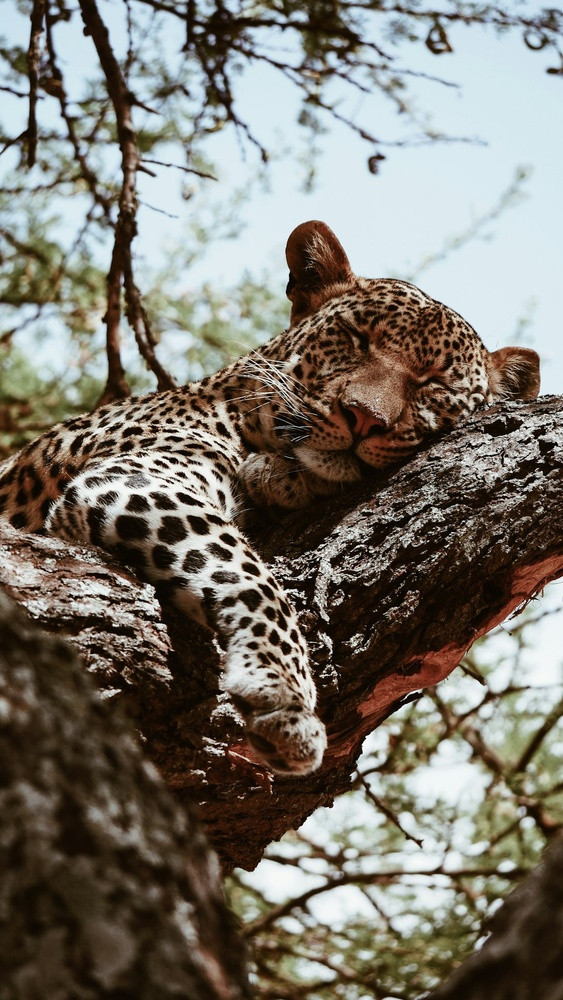
#> input picture dataset/animals/animals_104.jpg, 563 x 1000 px, shrunk from 1080 x 1919 before the run, given in place of 3.png, which was not available
$ python modifynew.py
#> lines starting #> are read from the running program, lines starting #| are printed output that depends on the picture
import numpy as np
import os
from PIL import Image, ImageEnhance
import matplotlib.pyplot as plt
from matplotlib.widgets import RectangleSelector


def load_image(input_image_path):
    """
    读取图像

    参数:
    input_image_path (str): 输入图像的路径

    返回:
    img (numpy.ndarray): 读取的图像
    """
#> called with input_image_path = '/Users/liyue/Desktop/images/3.png'
    try:
        img = Image.open(input_image_path)
#> img is the input picture: PIL image 563x1000 RGB; mean R, G, B 122.9, 118, 108.6
        return np.array(img)
    except Exception as e:
        print(f"无法读取图像 {input_image_path}: {e}")
        return None


# [38 lines left out: functions save_image, compress_image, adjust_sharpness, not called in this run]


def crop_and_process_image(input_image_path, output_image_path):
    """
    裁剪图像并进行处理，包括压缩和调整清晰度

    参数:
    input_image_path (str): 输入图像路径
    output_image_path (str): 输出图像路径
    """
    image = load_image(input_image_path)
    if image is None:
        return

    fig, ax = plt.subplots()
    ax.imshow(image)

    # [31 lines left out: function onselect, not called in this run]

    rect_selector = RectangleSelector(ax, lambda eclick, erelease: onselect(eclick, erelease, output_image_path), interactive=True)
    plt.show()
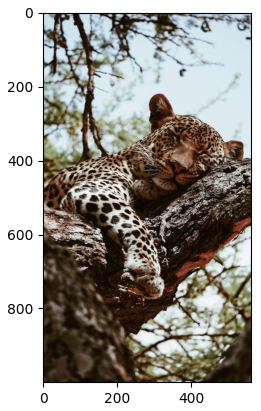
#> figure drawn by matplotlib, 1 panel


# [14 lines left out: functions get_integer_input, get_float_input, not called in this run]


# 示例调用
input_path = '/Users/liyue/Desktop/images/3.png'
output_path = '/Users/liyue/Desktop/images/4.png'
crop_and_process_image(input_path, output_path)

$ run again, on dataset/animals/animals_118.jpg
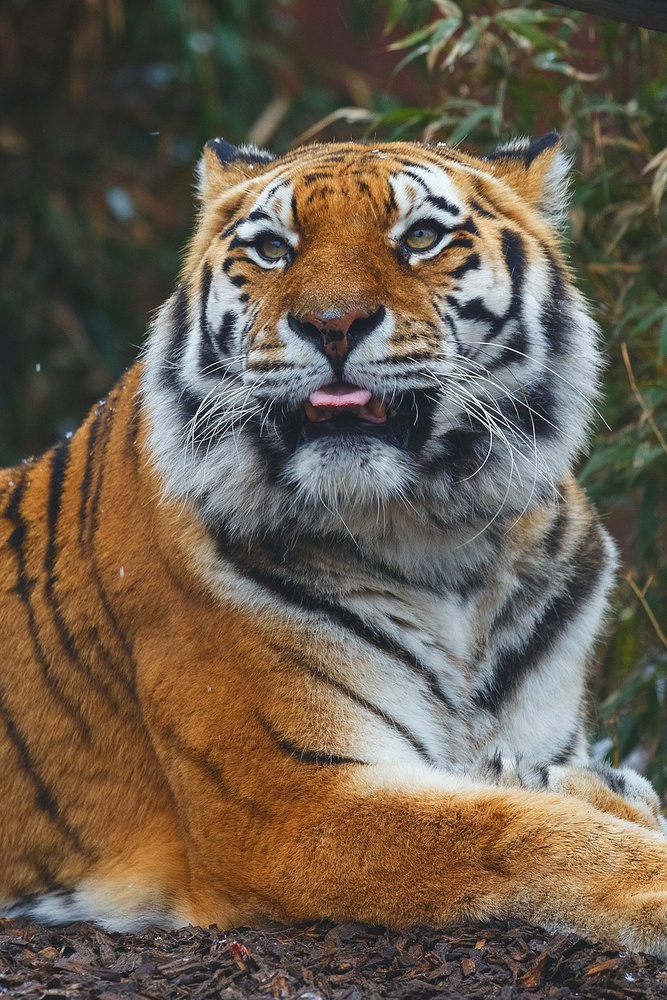
#> input picture dataset/animals/animals_118.jpg, 667 x 1000 px, shrunk from 1080 x 1620 before the run, given in place of 3.png, which was not available
#> in load_image, img is the input picture: PIL image 667x1000 RGB; mean R, G, B 106.1, 93.3, 77.9
#> in crop_and_process_image, `plt.show()`:
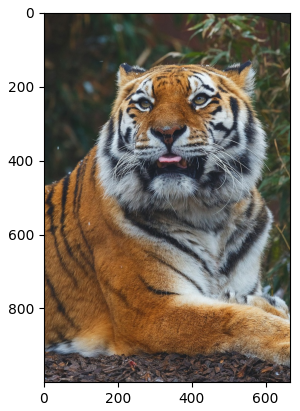
#> figure drawn by matplotlib, 1 panel

$ run again, on dataset/animals/animals_120.jpg
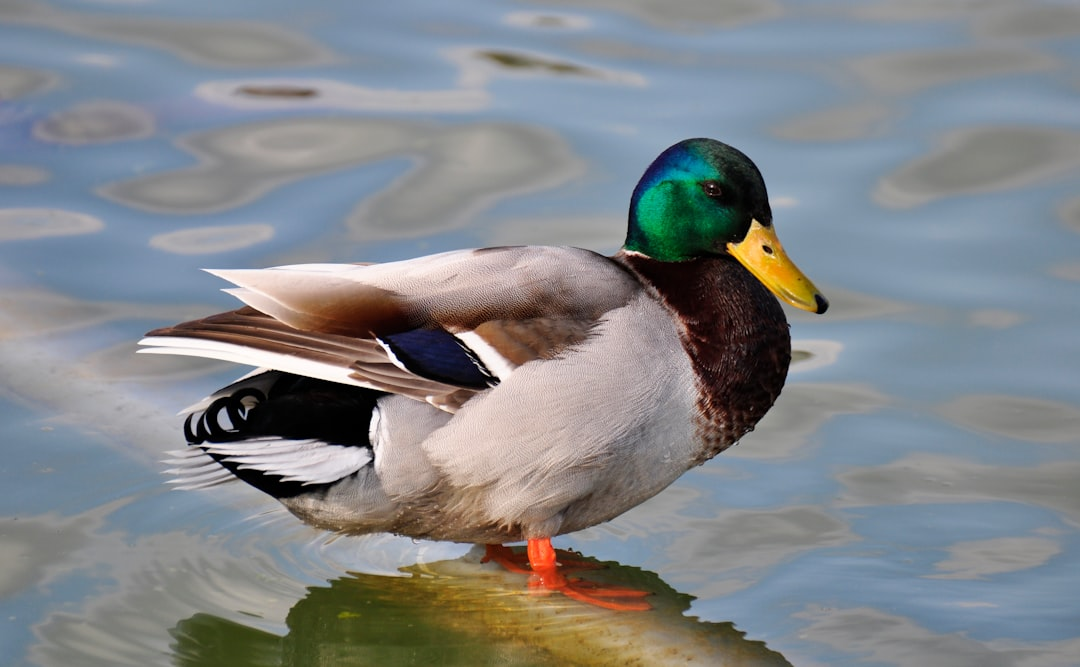
#> input picture dataset/animals/animals_120.jpg, 1080 x 667 px, given in place of 3.png, which was not available
#> in load_image, img is the input picture: PIL image 1080x667 RGB; mean R, G, B 129.9, 133.3, 136.5
#> in crop_and_process_image, `plt.show()`:
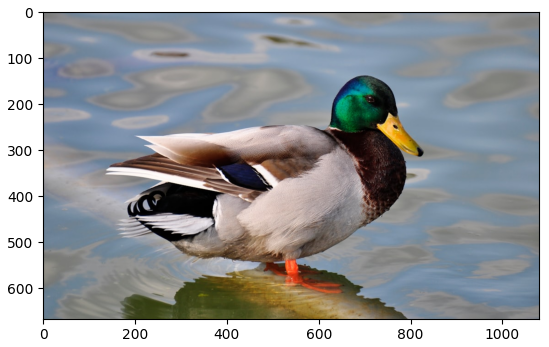
#> figure drawn by matplotlib, 1 panel
